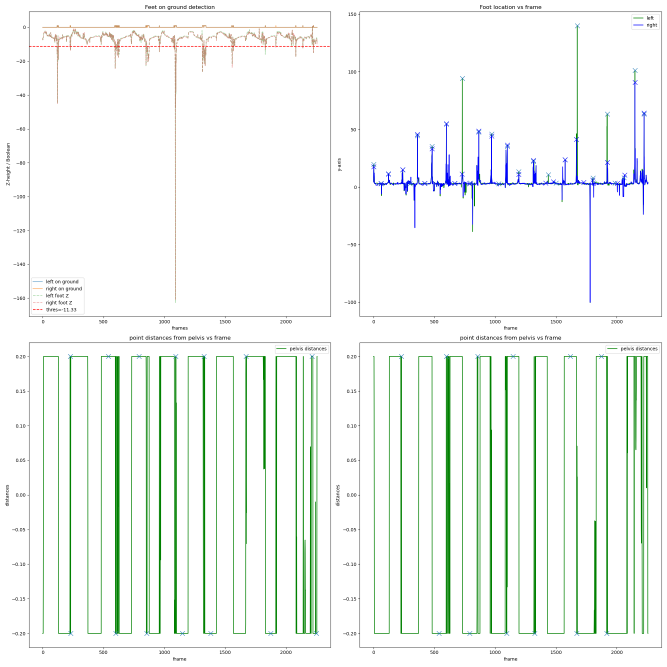
#> input picture pdmodel/Test/.png, 2000 x 2000 px, given in place of 20200514_6BL.mp4, which was not available (shown at 1/3 size)
$ jupyter execute --allow-errors Untitled.ipynb   (older library calls are emulated)
#> lines starting #> are read from the running program, lines starting #| are printed output that depends on the picture; pictures that were not available may be replaced by others from this repository, and a replacement may not be noted
#> further down, image is the input picture: shape (2000, 2000, 3); mean B, G, R 242.7, 246.7, 241.9
[cell 1]
# import the necessary packages
import matplotlib.pyplot as plt
import numpy as np
import cv2
import os
import imageio
import shutil

[cell 2]
def calculate_blurriness_laplacian(image):
    image = cv2.cvtColor(image, cv2.COLOR_BGR2GRAY)
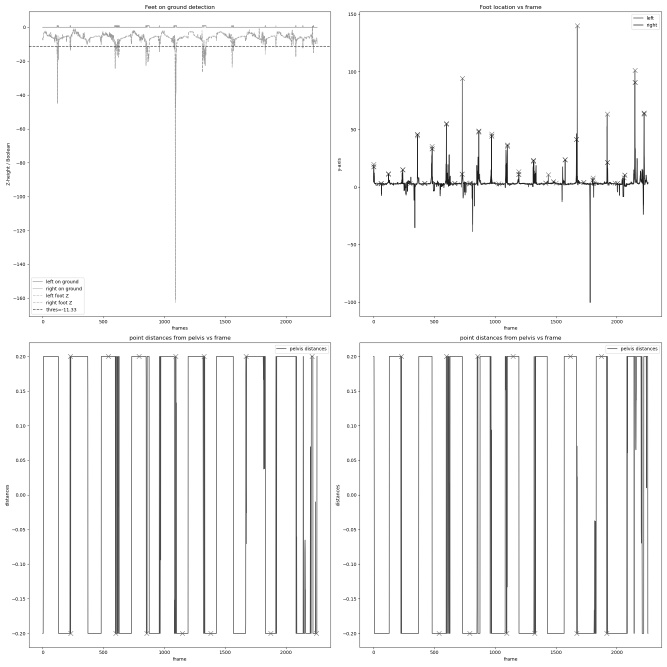
#> image: shape (2000, 2000) (shown at 1/3 size); min 0, max 255, mean 244.8

    # Calculate the Laplacian of the image
    laplacian = cv2.Laplacian(image, cv2.CV_64F)
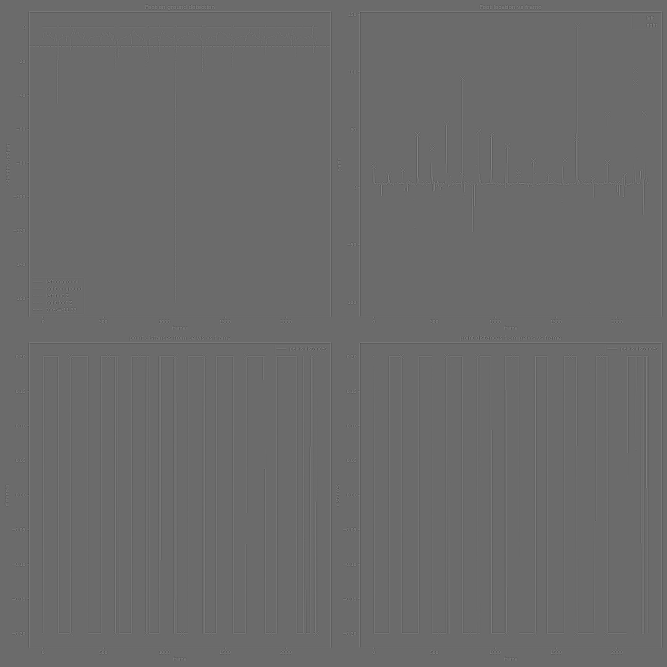
#> laplacian: shape (2000, 2000) float64 (shown at 1/3 size); min -667, max 916, mean 0; drawn with min black and max white

    # Calculate the variance of the Laplacian
    variance_of_laplacian = laplacian.var()
#> variance_of_laplacian = 3014

    return variance_of_laplacian


def calculate_blurriness_fft(image):

    image = cv2.cvtColor(image, cv2.COLOR_BGR2GRAY)

    # Apply Fourier Transform
    f = np.fft.fft2(image)
    fshift = np.fft.fftshift(f)
    magnitude_spectrum = np.abs(fshift)

    # Define a high frequency region by creating a mask with a high pass filter
    rows, cols = image.shape
#> rows = 2000; cols = 2000
    crow, ccol = rows // 2, cols // 2  # center
#> crow = 1000; ccol = 1000

    # Create a mask first, center square is 1, remaining all zeros
    mask = np.ones((rows, cols), np.uint8)
    r = 30  # radius for low frequencies to be kept
    center = [crow, ccol]
#> center = [1000, 1000]
    x, y = np.ogrid[:rows, :cols]
#> x = 2000 values from 0 to 1999
    mask_area = (x - center[0])**2 + (y - center[1])**2 <= r*r
    mask[mask_area] = 0

    # Apply mask and inverse DFT
    fshift = fshift * mask
    f_ishift = np.fft.ifftshift(fshift)
    img_back = np.fft.ifft2(f_ishift)
    img_back = np.abs(img_back)
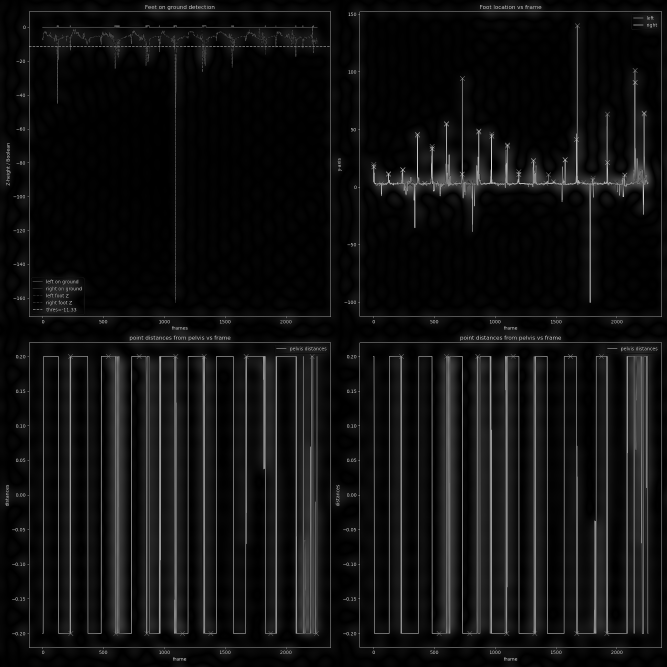
#> img_back: shape (2000, 2000) float64 (shown at 1/3 size); min 8.71e-07, max 261.4, mean 17.4; drawn with min black and max white

    # Calculate the sum of the magnitudes of the high frequencies
    high_freq_sum = np.sum(magnitude_spectrum * mask)
#> high_freq_sum = 8.96e+10

    # Normalize the high frequency sum by the size of the image
    blurriness = high_freq_sum / (rows * cols)
#> blurriness = 22393.1

    return blurriness

#> (a cell that did not finish here is left out)

[cell 4]
video_pt = "/HDD3/PD_Data/TW/PD_Data_Hand/20200514/20200514_6BL.mp4"
cap = cv2.VideoCapture(video_pt)

fft_ls = []
lap_ls = []

while True:
    success, image = cap.read()
    if success:
        lap_ls.append(calculate_blurriness_laplacian(image))
        fft_ls.append(calculate_blurriness_fft(image))

    else:
        break

cap.release()
cv2.destroyAllWindows()

$ run again, on pdmodel/Test/vis_hand_features_extraction_.png
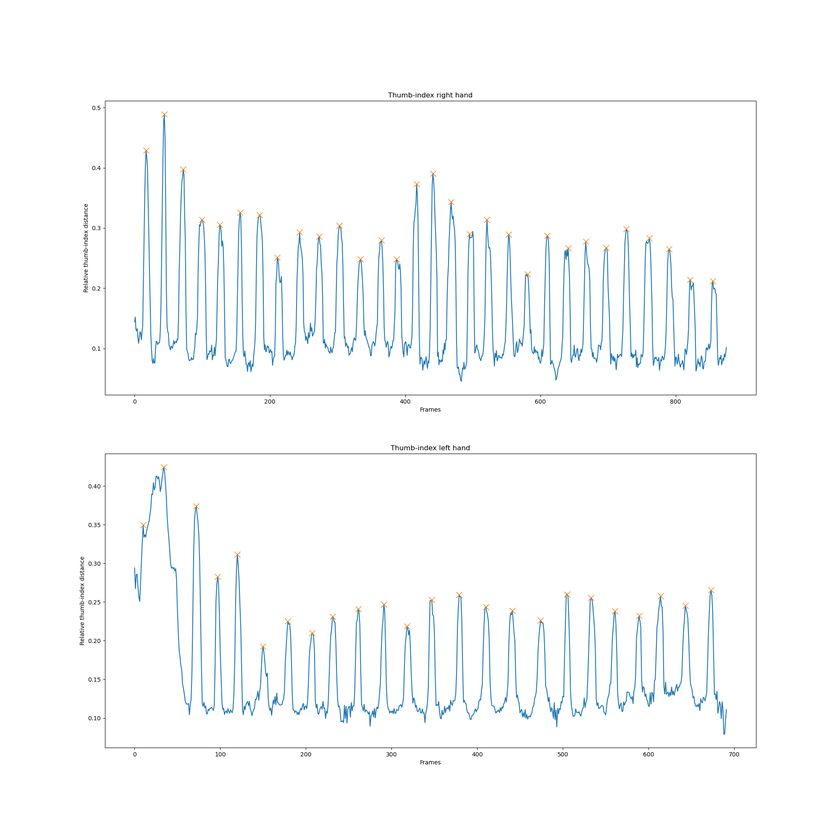
#> input picture pdmodel/Test/vis_hand_features_extraction_.png, 840 x 840 px, shrunk from 2000 x 2000 before the run, given in place of 20200514_6BL.mp4, which was not available
#> image is the input picture: shape (840, 840, 3); mean B, G, R 252.1, 250.9, 249.2
#> in calculate_blurriness_laplacian, `image = cv2.cvtColor(image, cv2.COLOR_BGR2GRAY)`:
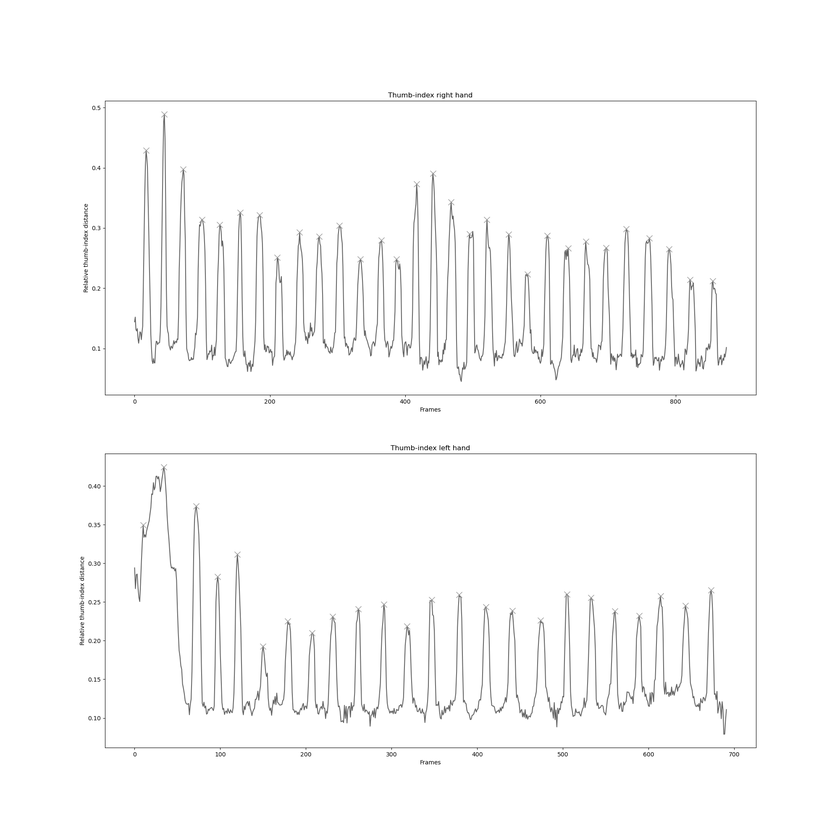
#> image: shape (840, 840); min 17, max 255, mean 250.5
#> variance_of_laplacian = 1325.8
#> in calculate_blurriness_fft, `img_back = np.abs(img_back)`:
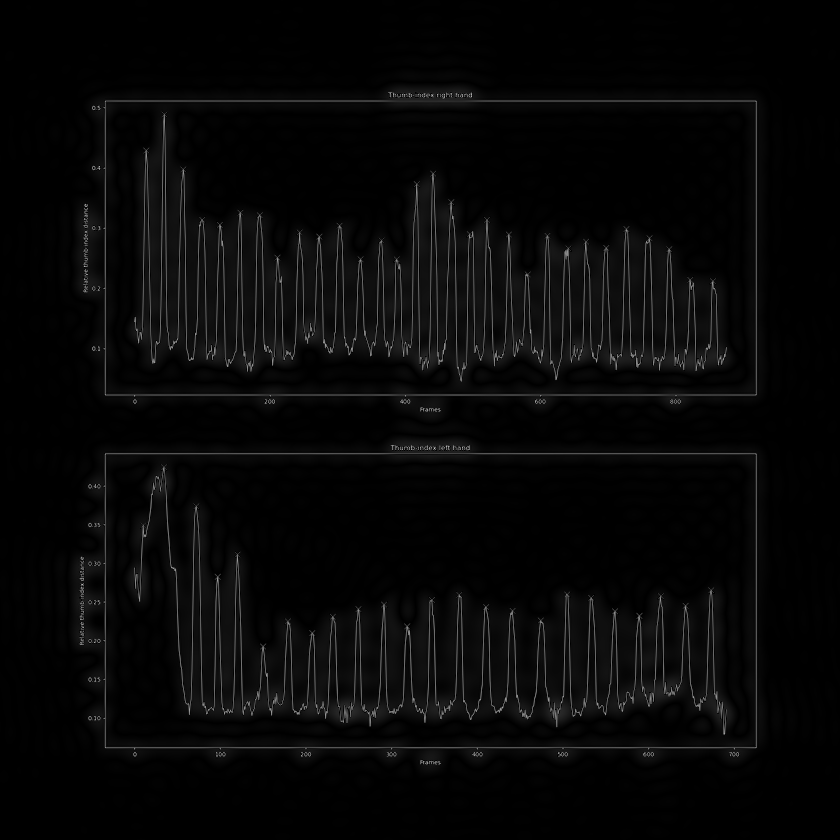
#> img_back: shape (840, 840) float64; min 2.69e-06, max 204.4, mean 7.8
#> high_freq_sum = 4.98e+09
#> blurriness = 7053.5
